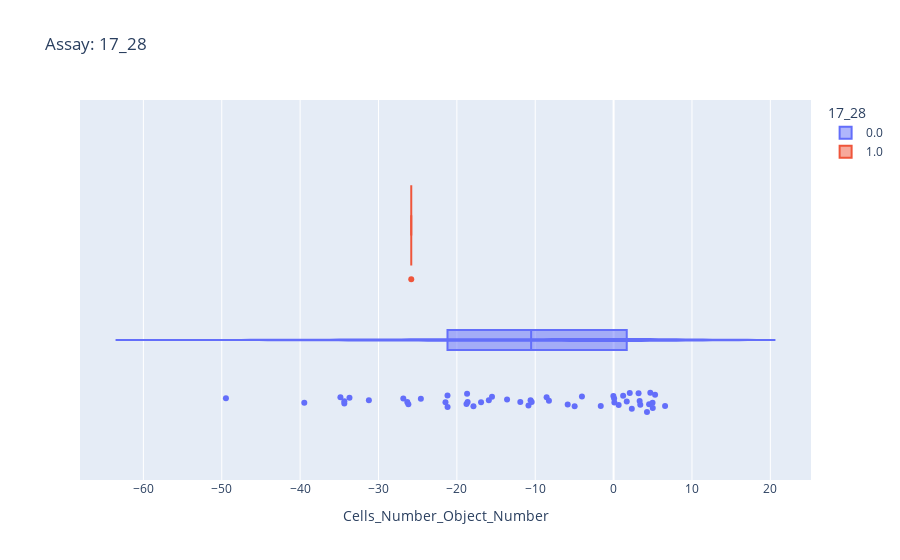
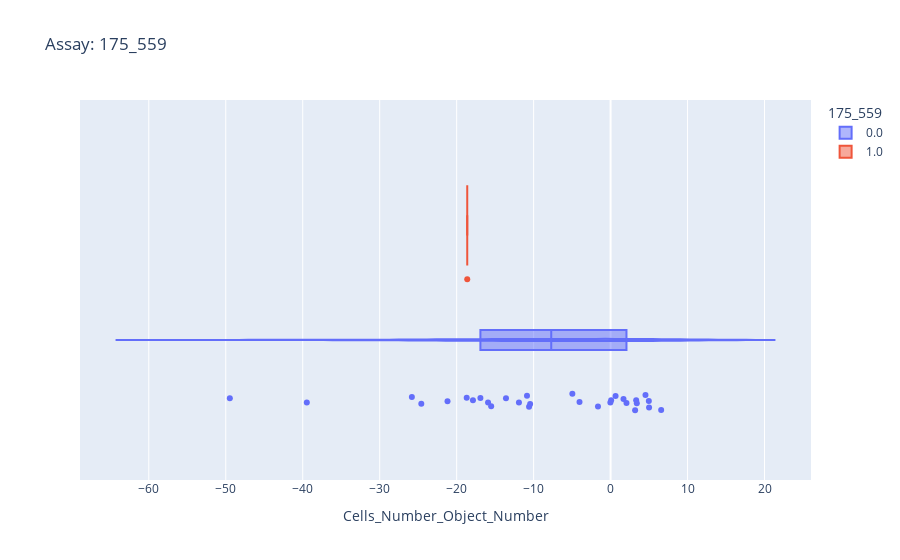
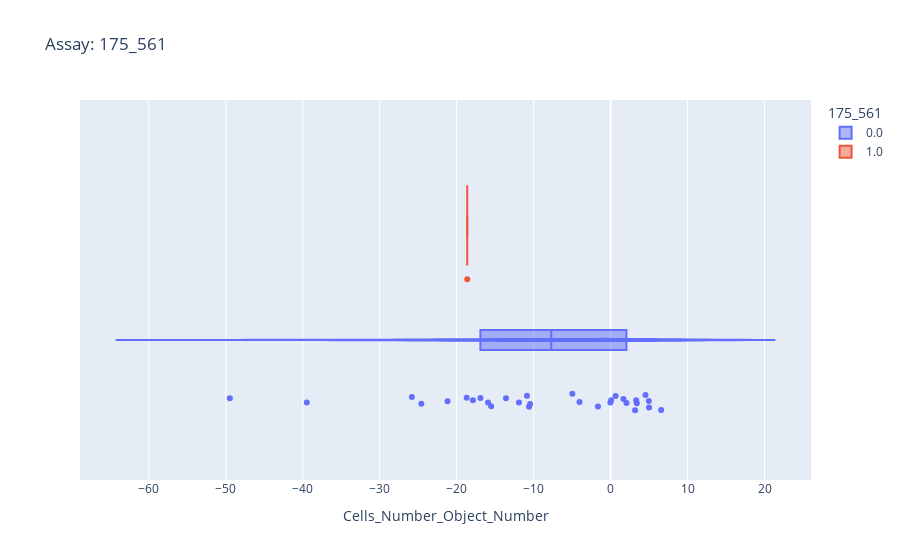
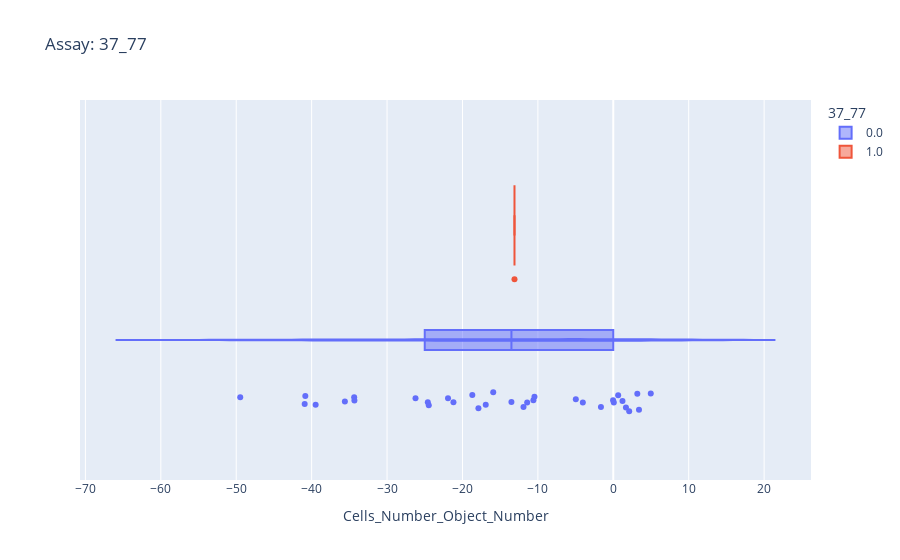

Notebook cell for these charts, in order:
### Code cell
for assay in auc1_df.PUMA_ASSAY_ID.unique():
    
    fig = px.violin(cp_assay_merged.dropna(subset=[assay]),
                    x="Cells_Number_Object_Number", 
                    color=assay,
                    box=True, points="all",
                    labels={"x": assay},
                    title=f"Assay: {assay}",
                   )

    fig.show()

### Figure 1 — Plotly figure (JSON) as saved in the notebook; plotly's stock layout.template omitted (floating-point values rounded to 4 significant figures)
{"data": [{"alignmentgroup": "True", "box": {"visible": true}, "hovertemplate": "17_28=0.0<br>Cells_Number_Object_Number=%{x}<extra></extra>", "legendgroup": "0.0", "marker": {"color": "#636efa"}, "name": "0.0", "offsetgroup": "0.0", "orientation": "h", "points": "all", "scalegroup": "True", "showlegend": true, "type": "violin", "x": [-8.25, 3.323, 0.6462, 2.323, -21.19, 0.1016, -33.7, -17.88, 2.062, -4.969, -0.03077, -1.638, 1.677, 4.531, 6.569, -4.038, 4.685, 4.969, 3.185, 0.06923, -15.92, -10.45, -13.59, -49.47, -39.47, -8.547, -15.52, -5.859, -34.36, -34.36, -34.86, -16.91, -18.77, -21.45, 5, -31.23, 1.219, -26.19, 4.258, -21.2, -18.62, 5.292, -10.86, 3.406, -24.59, -10.59, -26.33, -11.91, -26.83, -18.7], "x0": " ", "xaxis": "x", "y0": " ", "yaxis": "y"}, {"alignmentgroup": "True", "box": {"visible": true}, "hovertemplate": "17_28=1.0<br>Cells_Number_Object_Number=%{x}<extra></extra>", "legendgroup": "1.0", "marker": {"color": "#EF553B"}, "name": "1.0", "offsetgroup": "1.0", "orientation": "h", "points": "all", "scalegroup": "True", "showlegend": true, "type": "violin", "x": [-25.82], "x0": " ", "xaxis": "x", "y0": " ", "yaxis": "y"}], "layout": {"legend": {"title": {"text": "17_28"}, "tracegroupgap": 0}, "title": {"text": "Assay: 17_28"}, "violinmode": "group", "xaxis": {"anchor": "y", "domain": [0, 1], "title": {"text": "Cells_Number_Object_Number"}}, "yaxis": {"anchor": "x", "domain": [0, 1]}}}

### Figure 2 — Plotly figure (JSON) as saved in the notebook; plotly's stock layout.template omitted (floating-point values rounded to 4 significant figures)
{"data": [{"alignmentgroup": "True", "box": {"visible": true}, "hovertemplate": "175_559=0.0<br>Cells_Number_Object_Number=%{x}<extra></extra>", "legendgroup": "0.0", "marker": {"color": "#636efa"}, "name": "0.0", "offsetgroup": "0.0", "orientation": "h", "points": "all", "scalegroup": "True", "showlegend": true, "type": "violin", "x": [3.323, 0.6462, -21.19, -17.88, 2.062, -25.82, -4.969, -0.03077, -1.638, 1.677, 4.531, 6.569, -4.038, 4.969, 3.185, 0.06923, -15.92, -10.45, -13.59, -49.47, -39.47, -15.52, -16.91, 5, -10.86, 3.406, -24.59, -10.59, -11.91, -18.7], "x0": " ", "xaxis": "x", "y0": " ", "yaxis": "y"}, {"alignmentgroup": "True", "box": {"visible": true}, "hovertemplate": "175_559=1.0<br>Cells_Number_Object_Number=%{x}<extra></extra>", "legendgroup": "1.0", "marker": {"color": "#EF553B"}, "name": "1.0", "offsetgroup": "1.0", "orientation": "h", "points": "all", "scalegroup": "True", "showlegend": true, "type": "violin", "x": [-18.62], "x0": " ", "xaxis": "x", "y0": " ", "yaxis": "y"}], "layout": {"legend": {"title": {"text": "175_559"}, "tracegroupgap": 0}, "title": {"text": "Assay: 175_559"}, "violinmode": "group", "xaxis": {"anchor": "y", "domain": [0, 1], "title": {"text": "Cells_Number_Object_Number"}}, "yaxis": {"anchor": "x", "domain": [0, 1]}}}

### Figure 3 — Plotly figure (JSON) as saved in the notebook; plotly's stock layout.template omitted (floating-point values rounded to 4 significant figures)
{"data": [{"alignmentgroup": "True", "box": {"visible": true}, "hovertemplate": "175_561=0.0<br>Cells_Number_Object_Number=%{x}<extra></extra>", "legendgroup": "0.0", "marker": {"color": "#636efa"}, "name": "0.0", "offsetgroup": "0.0", "orientation": "h", "points": "all", "scalegroup": "True", "showlegend": true, "type": "violin", "x": [3.323, 0.6462, -21.19, -17.88, 2.062, -25.82, -4.969, -0.03077, -1.638, 1.677, 4.531, 6.569, -4.038, 4.969, 3.185, 0.06923, -15.92, -10.45, -13.59, -49.47, -39.47, -15.52, -16.91, 5, -10.86, 3.406, -24.59, -10.59, -11.91, -18.7], "x0": " ", "xaxis": "x", "y0": " ", "yaxis": "y"}, {"alignmentgroup": "True", "box": {"visible": true}, "hovertemplate": "175_561=1.0<br>Cells_Number_Object_Number=%{x}<extra></extra>", "legendgroup": "1.0", "marker": {"color": "#EF553B"}, "name": "1.0", "offsetgroup": "1.0", "orientation": "h", "points": "all", "scalegroup": "True", "showlegend": true, "type": "violin", "x": [-18.62], "x0": " ", "xaxis": "x", "y0": " ", "yaxis": "y"}], "layout": {"legend": {"title": {"text": "175_561"}, "tracegroupgap": 0}, "title": {"text": "Assay: 175_561"}, "violinmode": "group", "xaxis": {"anchor": "y", "domain": [0, 1], "title": {"text": "Cells_Number_Object_Number"}}, "yaxis": {"anchor": "x", "domain": [0, 1]}}}

### Figure 4 — Plotly figure (JSON) as saved in the notebook; plotly's stock layout.template omitted (floating-point values rounded to 4 significant figures)
{"data": [{"alignmentgroup": "True", "box": {"visible": true}, "hovertemplate": "37_77=0.0<br>Cells_Number_Object_Number=%{x}<extra></extra>", "legendgroup": "0.0", "marker": {"color": "#636efa"}, "name": "0.0", "offsetgroup": "0.0", "orientation": "h", "points": "all", "scalegroup": "True", "showlegend": true, "type": "violin", "x": [0.6462, -40.92, -35.59, -26.23, -17.88, -11.42, -40.84, -4.969, -0.03077, -1.638, 1.677, 2.108, -4.038, 4.969, 3.185, 0.06923, -24.47, -15.92, -10.45, -49.47, -39.47, -34.33, -34.36, -16.91, -13.51, -21.91, 1.219, -21.2, 3.406, -24.59, -10.59, -11.91, -18.7], "x0": " ", "xaxis": "x", "y0": " ", "yaxis": "y"}, {"alignmentgroup": "True", "box": {"visible": true}, "hovertemplate": "37_77=1.0<br>Cells_Number_Object_Number=%{x}<extra></extra>", "legendgroup": "1.0", "marker": {"color": "#EF553B"}, "name": "1.0", "offsetgroup": "1.0", "orientation": "h", "points": "all", "scalegroup": "True", "showlegend": true, "type": "violin", "x": [-13.1], "x0": " ", "xaxis": "x", "y0": " ", "yaxis": "y"}], "layout": {"legend": {"title": {"text": "37_77"}, "tracegroupgap": 0}, "title": {"text": "Assay: 37_77"}, "violinmode": "group", "xaxis": {"anchor": "y", "domain": [0, 1], "title": {"text": "Cells_Number_Object_Number"}}, "yaxis": {"anchor": "x", "domain": [0, 1]}}}
